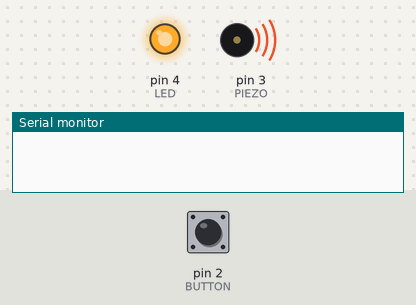
A sketch run on a simulated Arduino Uno, built with avr-gcc and run on an emulated ATmega328P. Shown: output pins drawn as LEDs (lit = HIGH), buzzer (waves = sounding), the last lines printed to the serial monitor. Dashed ring = blinking. The test bench sets the inputs (shaded band); at power-on: pin 2 (BUTTON) HIGH.

Above: at 0.1 s.
At 1.6 s:
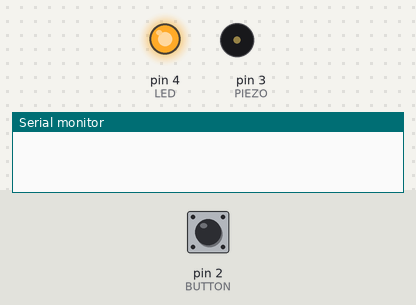
1.7 s: pin 2 (BUTTON) pulled LOW for 0.15 s
At 1.81 s:
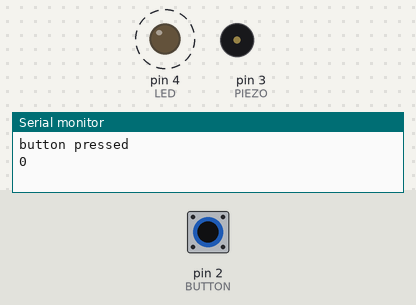
Timing chart, 0 to 10.7 s (numbered marks = the images above; inputs shaded):
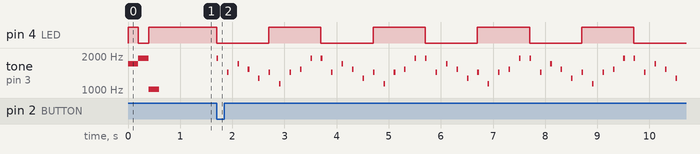

The sketch:

Handy-Washy-Timey.ino
```cpp
int state;
//pins
const int PIEZO = 3;
const int BUTTON = 2;
const int LED = 4;

//delays
const int PIEZO_TIME = 200;
const int TONE_DURATION = 30;

//tones
const int C_TONE = 1915;
const int D_TONE = 1700;
const int E_TONE = 1519;
const int F_TONE = 1432;
const int G_TONE = 1275;
const int A_TONE = 1136;
const int B_TONE = 1014;


void setup() {
  pinMode(PIEZO,OUTPUT);
  pinMode(BUTTON,INPUT);
  pinMode(LED,OUTPUT);
  startup();

  Serial.begin(115200);

}

void loop() {
  state=digitalRead(BUTTON);
  if(state==LOW){
    Serial.println("button pressed");
    washHands20Sec();
  }

}

void startup(){
  tone(PIEZO,D_TONE,PIEZO_TIME);
  digitalWrite(LED,HIGH);
  delay(PIEZO_TIME);

  tone(PIEZO,C_TONE,PIEZO_TIME);
  digitalWrite(LED,LOW);
  delay(PIEZO_TIME);


  tone(PIEZO,B_TONE,PIEZO_TIME);
  digitalWrite(LED,HIGH);


}

void washHands2Sec(){
  digitalWrite(LED,LOW);
  tone(PIEZO,C_TONE,TONE_DURATION); //1
  delay(PIEZO_TIME);

  tone(PIEZO,F_TONE,TONE_DURATION); //2
  delay(PIEZO_TIME);

  tone(PIEZO,D_TONE,TONE_DURATION); //3
  delay(PIEZO_TIME);

  tone(PIEZO,E_TONE,TONE_DURATION); //4
  delay(PIEZO_TIME);

  tone(PIEZO,G_TONE,TONE_DURATION); //5
  delay(PIEZO_TIME);

  digitalWrite(LED,HIGH); //LED turn on

  tone(PIEZO,F_TONE,TONE_DURATION); //6
  delay(PIEZO_TIME);

  tone(PIEZO,A_TONE,TONE_DURATION); //7
  delay(PIEZO_TIME);

  tone(PIEZO,F_TONE,TONE_DURATION); //8
  delay(PIEZO_TIME);

  tone(PIEZO,E_TONE,TONE_DURATION); //9
  delay(PIEZO_TIME);

  tone(PIEZO,C_TONE,TONE_DURATION); //10
  delay(PIEZO_TIME);

}
void washHands20Sec(){
  for(int i=0; i<10; i++){
  Serial.println(i);
  washHands2Sec();
  }
}
```
